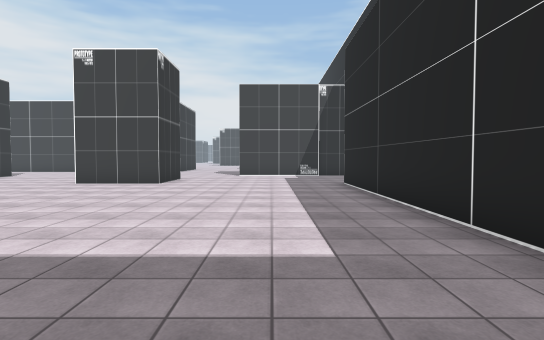
[1] (above)

24 first-person views from a walk through a Unity game level. The camera is 1.5 m above the floor, tilts 2° down and sees 80° across. The floor is counted in squares, 2 m on a side. Each view is taken from the middle of a square. On the plan, view 1 faces up. The plan holds only what a view shows up to about 11 squares ahead; the rest is blank. The place goes on beyond the plan. The player character is not drawn. Some animated figures are not drawn. Some surface patterns are stand-ins.

[2]
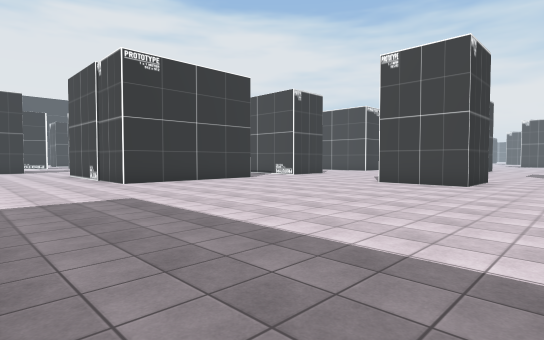

[3]
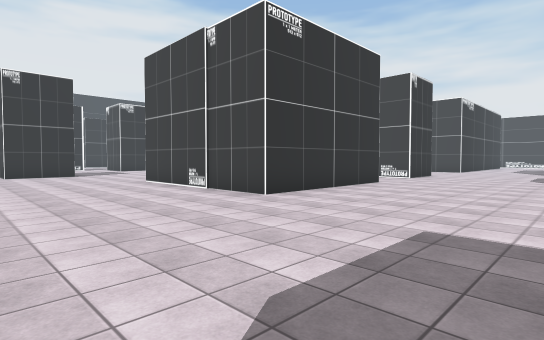

[4]
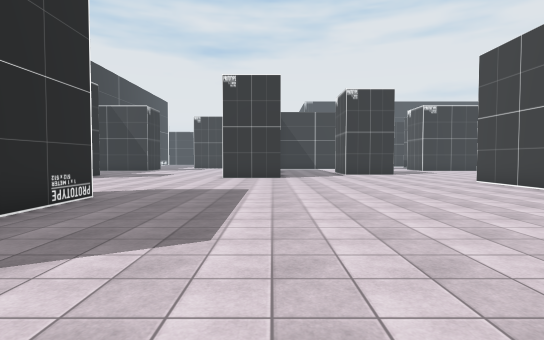

[5]
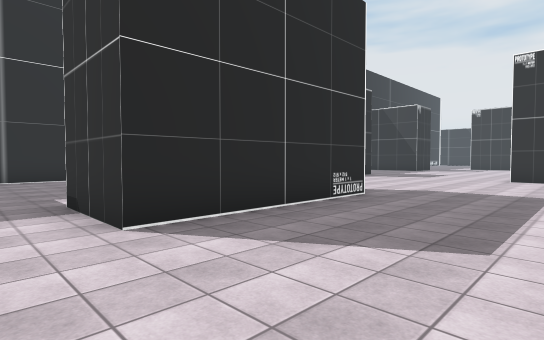

[6]
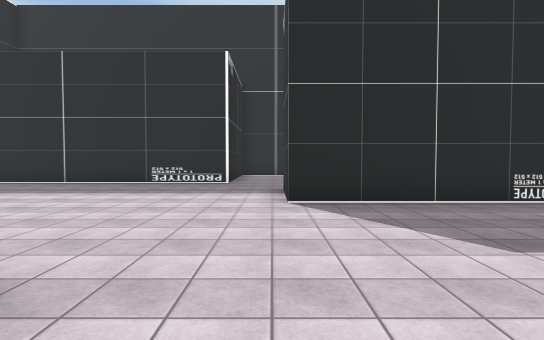

[7]
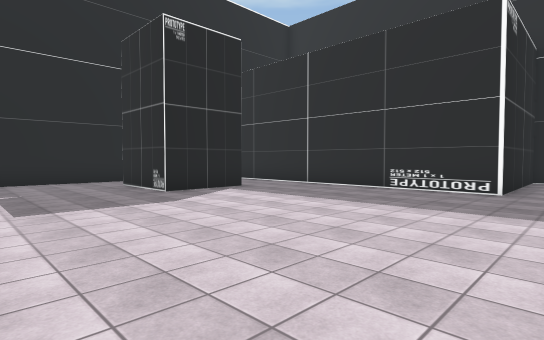

[8]
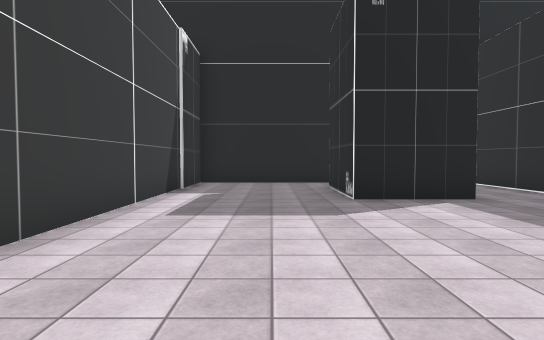

[9]
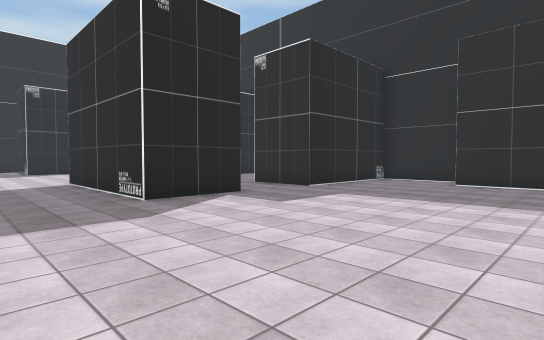

[10]
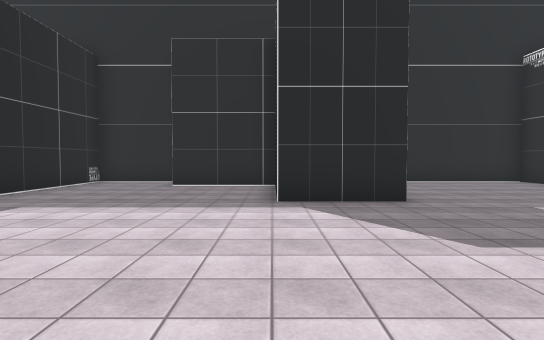

[11]
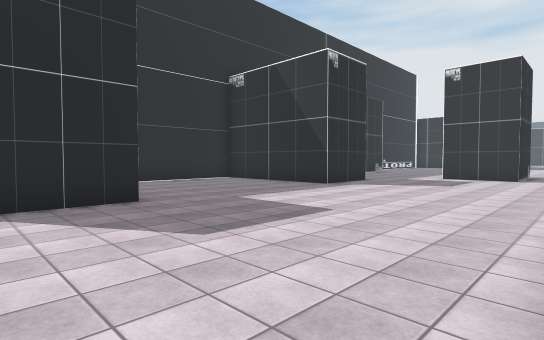

[12]
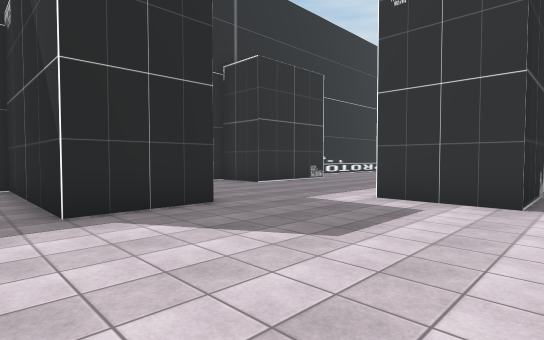

[13]
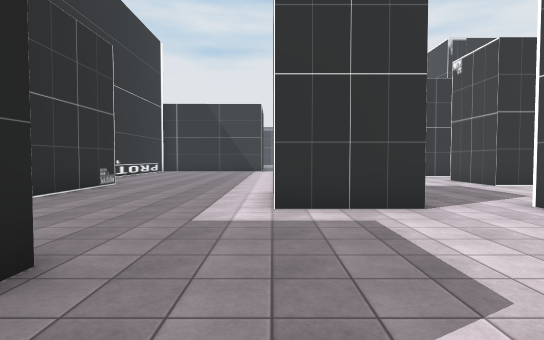

[14]
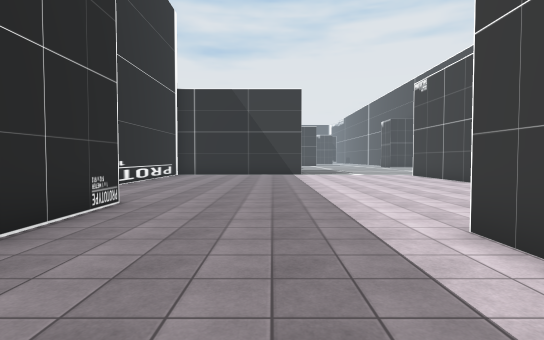

[15]
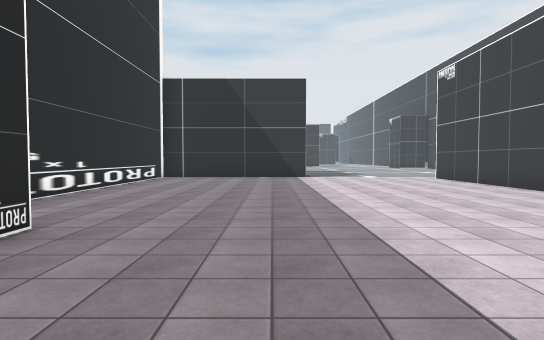

[16]
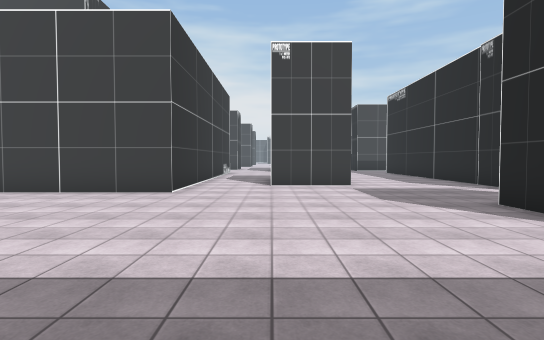

[17]
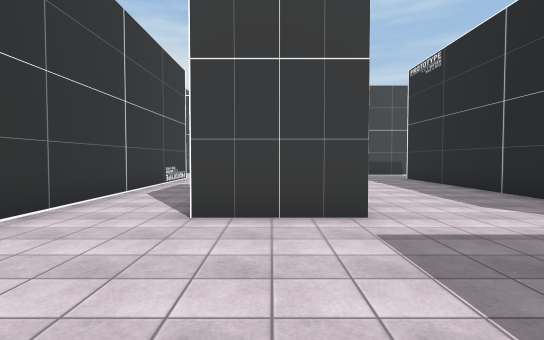

[18]
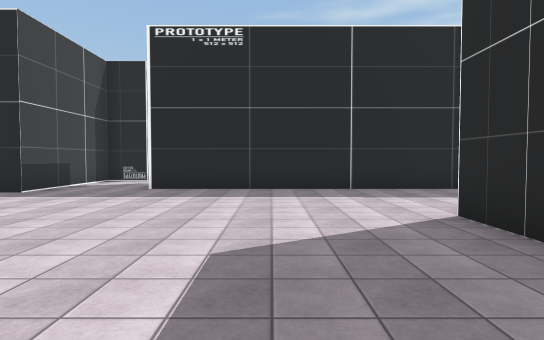

[19]
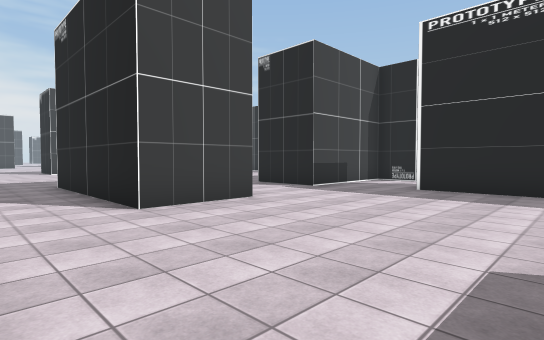

[20]
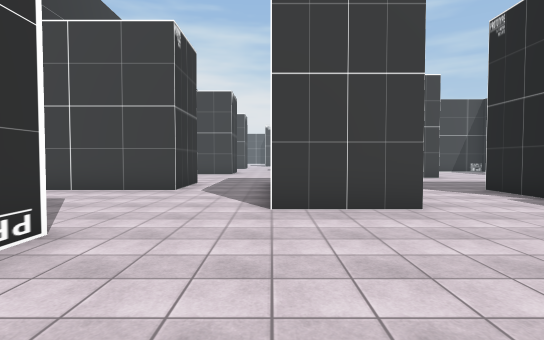

[21]
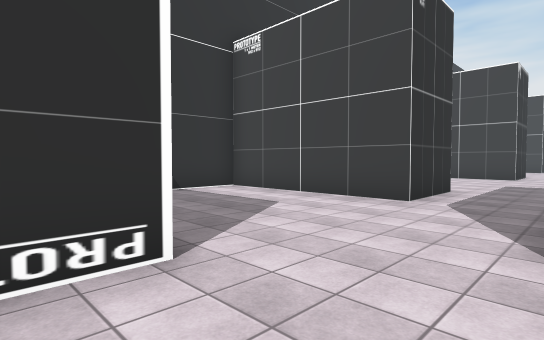

[22]
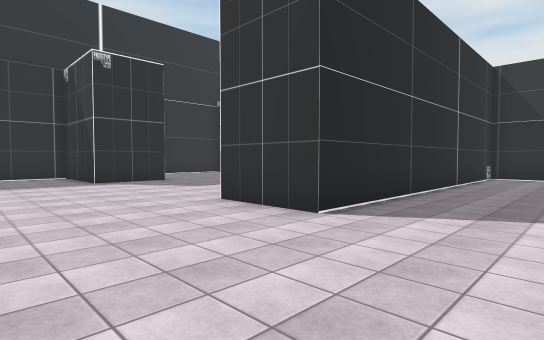

[23]
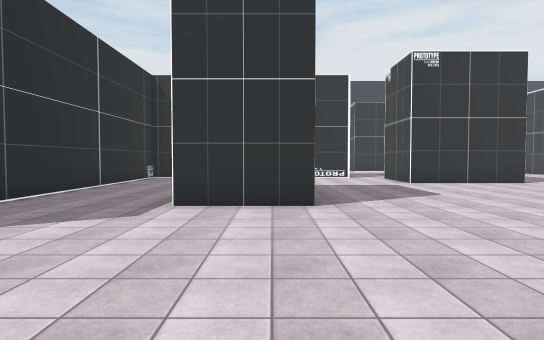

[24]
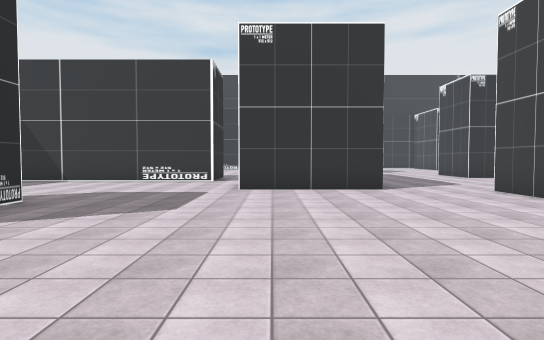

### Floor plan
Points are (right, up) in squares from view 1. A wall is a line through its corners. A room is listed if a view was taken in it or the views show most of it. See-through windows are left out.
Room 1 (views 1, 2, 3, 4, 5, 6, 7, 8, 9, 10, 11, 12, 13, 22, 23, 24)
walls: (-10.8, 8.6) (-10.8, 3.6) (-16.4, 3.6); (-21.1, 2.8) (-21.1, 0.4); (-23.6, 2.7) (-23.1, 2.7); (-12.3, -8.8) (-12.3, -6.5) (-7.3, -6.5) (-7.3, -8.8); (-3.4, 12) (-3.4, 9.7) (-5.9, 9.7); (-25.8, 9.8) (-25.8, 6.2) (-28.1, 6.2); (2.2, 2.5) (2.2, 9.8); (-20.4, -10.6) (-18.1, -10.6) (-18.1, -12.5); (-28.7, 5.1) (-28.7, -1.9); (-28, -2.7) (-18.6, -2.7) (-18.6, -5); (2.3, -2.7) (-3.4, -2.7); (-0.1, -8.8) (-0.1, -6.5) (2.5, -6.5); (-18.1, -13.9) (-15.2, -13.9); (-14.9, -15.4) (-12.5, -15.4) (-12.5, -10.9) (-10.1, -10.9); (-8.9, -15.4) (-5.7, -15.4) (-5.7, -10.9) (3.5, -10.9); (4.1, -7.1) (4.1, -2.9) (2.1, -2.9); (-30.8, -6.7) (-30.8, -9); (-28.2, -10.6) (-25.8, -10.6) (-25.8, -15.4) (-22.2, -15.4)
ways out: opening at (-31, -6) to room 2; opening at (-29.5, -10) to room 2; opening at (-28, 6) to room 2; opening at (-25.5, 10.5)
Room 2 (views 14, 15, 16, 17, 18, 19, 20, 21)
walls: (-34.8, -1.9) (-34.8, -2.9) (-37.1, -2.9); (-33.3, -7.6) (-33.3, -6.7) (-30.8, -6.7); (-36.1, -0.4) (-34.8, -0.4); (-31, -3.6) (-31, 5.1); (-32.4, -9) (-33.4, -9); (-35.5, -13.6) (-32, -13.6) (-32, -14.6); (-39.2, 5.3) (-39.2, -4.8) (-43.1, -4.8); (-34.8, 6.8) (-37, 6.8); (-43, -15.4) (-37.9, -15.4); (-28.1, 6.2) (-28.1, 7.5) (-31.9, 7.5)
ways out: opening at (-31, -6) to room 1; opening at (-29.5, -10) to room 1; opening at (-28, 6) to room 1; opening at (-38.7, 6); opening at (-33.5, 8.5)

Positions as (right, up) in squares from view 1, and headings:
1: (0, 0), facing up
2: (-1, 0), facing up-left
3: (-6, -1), facing up-left
4: (-6, -3), facing left
5: (-6, -3), facing down-left
6: (-7, -1), facing down
7: (-7, -3), facing down-right
8: (-6, -5), facing right
9: (-18, -4), facing down-right
10: (-18, -5), facing down
11: (-18, -5), facing down-left
12: (-25, -6), facing down-left
13: (-26, -9), facing left
14: (-30, -11), facing left
15: (-32, -11), facing left
16: (-37, -12), facing up
17: (-36, -7), facing up
18: (-39, 2), facing right
19: (-39, 2), facing up-right
20: (-37, 2), facing up
21: (-37, 4), facing up-left
22: (-15, 0), facing down-left
23: (-16, 2), facing left
24: (-18, 7), facing left
